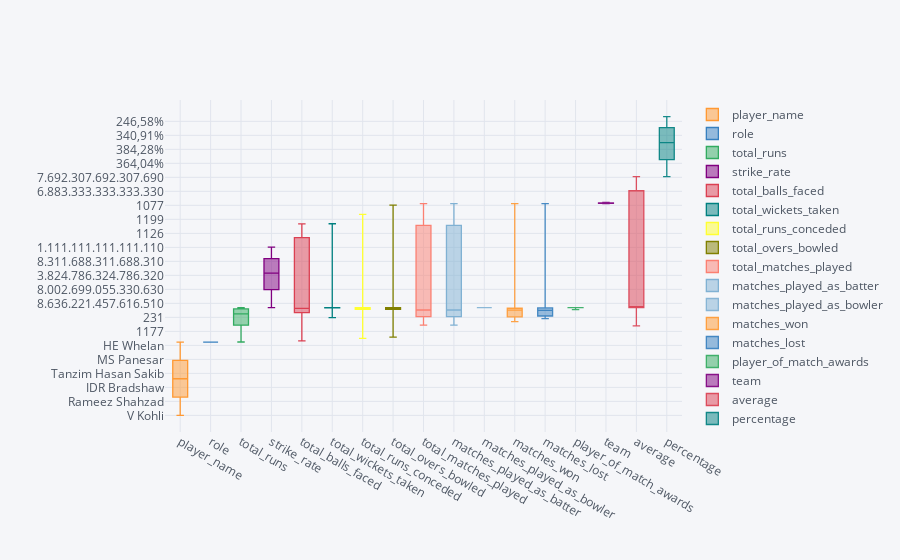

The notebook cell saved with this chart:
### Code cell
odi.iplot(kind='box')

### Figure 1 — Plotly figure (JSON) as saved in the notebook; plotly's stock layout.template omitted (floating-point values rounded to 4 significant figures; data arrays with more than 128 entries replaced by an {"elided": "..."} marker saying what was removed)
{"data": [{"boxpoints": false, "line": {"width": 1.3}, "marker": {"color": "rgba(255, 153, 51, 1.0)"}, "name": "player_name", "orientation": "v", "type": "box", "y": {"elided": "1540 str values"}}, {"boxpoints": false, "line": {"width": 1.3}, "marker": {"color": "rgba(55, 128, 191, 1.0)"}, "name": "role", "orientation": "v", "type": "box", "y": {"elided": "1540 str values"}}, {"boxpoints": false, "line": {"width": 1.3}, "marker": {"color": "rgba(50, 171, 96, 1.0)"}, "name": "total_runs", "orientation": "v", "type": "box", "y": {"elided": "1540 int values"}}, {"boxpoints": false, "line": {"width": 1.3}, "marker": {"color": "rgba(128, 0, 128, 1.0)"}, "name": "strike_rate", "orientation": "v", "type": "box", "y": {"elided": "1540 str values"}}, {"boxpoints": false, "line": {"width": 1.3}, "marker": {"color": "rgba(219, 64, 82, 1.0)"}, "name": "total_balls_faced", "orientation": "v", "type": "box", "y": {"elided": "1540 int values"}}, {"boxpoints": false, "line": {"width": 1.3}, "marker": {"color": "rgba(0, 128, 128, 1.0)"}, "name": "total_wickets_taken", "orientation": "v", "type": "box", "y": {"elided": "1540 int values"}}, {"boxpoints": false, "line": {"width": 1.3}, "marker": {"color": "rgba(255, 255, 51, 1.0)"}, "name": "total_runs_conceded", "orientation": "v", "type": "box", "y": {"elided": "1540 int values"}}, {"boxpoints": false, "line": {"width": 1.3}, "marker": {"color": "rgba(128, 128, 0, 1.0)"}, "name": "total_overs_bowled", "orientation": "v", "type": "box", "y": {"elided": "1540 int values"}}, {"boxpoints": false, "line": {"width": 1.3}, "marker": {"color": "rgba(251, 128, 114, 1.0)"}, "name": "total_matches_played", "orientation": "v", "type": "box", "y": {"elided": "1540 int values"}}, {"boxpoints": false, "line": {"width": 1.3}, "marker": {"color": "rgba(128, 177, 211, 1.0)"}, "name": "matches_played_as_batter", "orientation": "v", "type": "box", "y": {"elided": "1540 int values"}}, {"boxpoints": false, "line": {"width": 1.3}, "marker": {"color": "rgba(128, 177, 211, 0.8999999999999999)"}, "name": "matches_played_as_bowler", "orientation": "v", "type": "box", "y": {"elided": "1540 int values"}}, {"boxpoints": false, "line": {"width": 1.3}, "marker": {"color": "rgba(255, 153, 51, 0.8999999999999999)"}, "name": "matches_won", "orientation": "v", "type": "box", "y": {"elided": "1540 int values"}}, {"boxpoints": false, "line": {"width": 1.3}, "marker": {"color": "rgba(55, 128, 191, 0.8999999999999999)"}, "name": "matches_lost", "orientation": "v", "type": "box", "y": {"elided": "1540 int values"}}, {"boxpoints": false, "line": {"width": 1.3}, "marker": {"color": "rgba(50, 171, 96, 0.8999999999999999)"}, "name": "player_of_match_awards", "orientation": "v", "type": "box", "y": {"elided": "1540 int values"}}, {"boxpoints": false, "line": {"width": 1.3}, "marker": {"color": "rgba(128, 0, 128, 0.8999999999999999)"}, "name": "team", "orientation": "v", "type": "box", "y": {"elided": "1540 str values"}}, {"boxpoints": false, "line": {"width": 1.3}, "marker": {"color": "rgba(219, 64, 82, 0.8999999999999999)"}, "name": "average", "orientation": "v", "type": "box", "y": {"elided": "1540 str values"}}, {"boxpoints": false, "line": {"width": 1.3}, "marker": {"color": "rgba(0, 128, 128, 0.8999999999999999)"}, "name": "percentage", "orientation": "v", "type": "box", "y": {"elided": "1540 str values"}}], "layout": {"autosize": true, "legend": {"bgcolor": "#F5F6F9", "font": {"color": "#4D5663"}}, "paper_bgcolor": "#F5F6F9", "plot_bgcolor": "#F5F6F9", "title": {"font": {"color": "#4D5663"}}, "xaxis": {"autorange": true, "gridcolor": "#E1E5ED", "range": [-0.5, 16.5], "showgrid": true, "tickfont": {"color": "#4D5663"}, "title": {"font": {"color": "#4D5663"}, "text": ""}, "type": "category", "zerolinecolor": "#E1E5ED"}, "yaxis": {"autorange": true, "gridcolor": "#E1E5ED", "range": [-348.5, 6622.0], "showgrid": true, "tickfont": {"color": "#4D5663"}, "title": {"font": {"color": "#4D5663"}, "text": ""}, "type": "category", "zerolinecolor": "#E1E5ED"}}}
